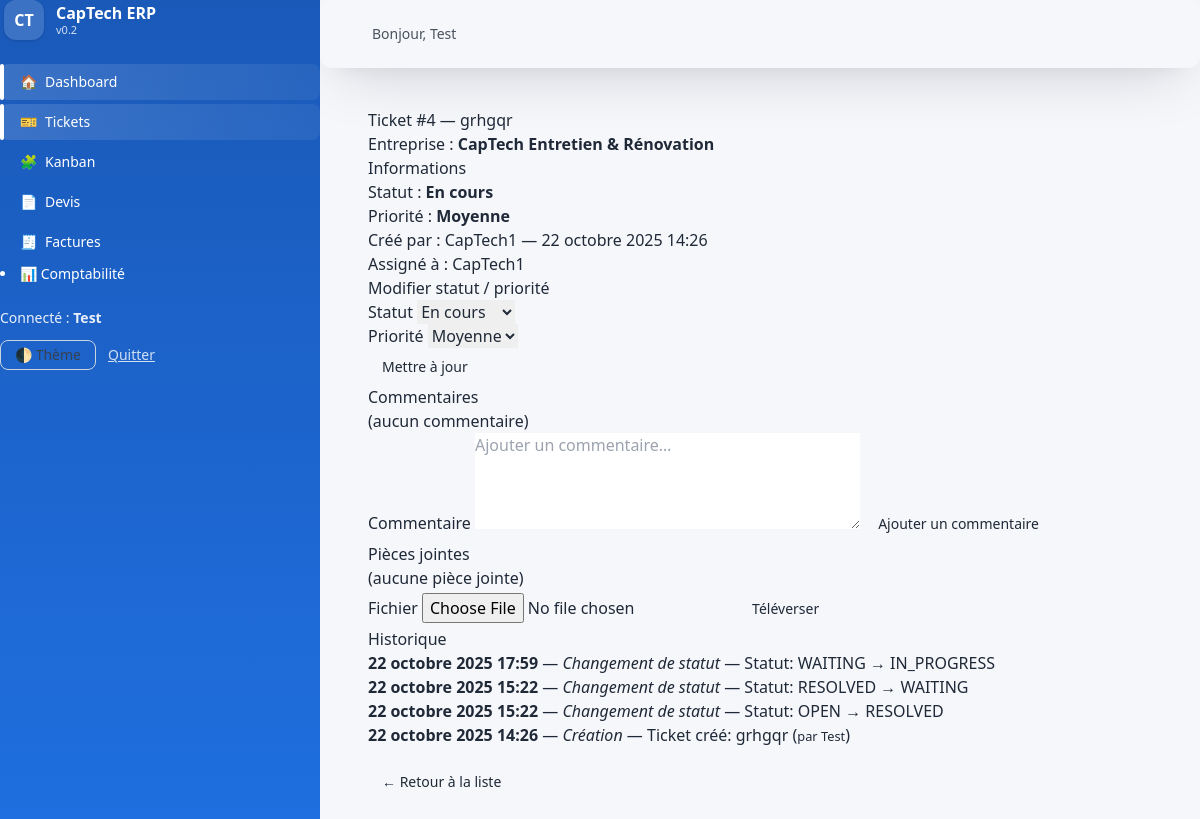
The page /tickets/4/ (signed in) on the database its author committed.
### core/models.py (models this page shows, shortened)
class Timestamped(models.Model):
    created_at = models.DateTimeField(auto_now_add=True)
    updated_at = models.DateTimeField(auto_now=True)
    class Meta:
        abstract = True

class Ticket(Timestamped):
    STATUS = [("OPEN","Ouvert"),("IN_PROGRESS","En cours"),("WAITING","En attente"),("RESOLVED","Résolu"),("CLOSED","Fermé")]
    PRIORITY = [("LOW","Basse"),("MEDIUM","Moyenne"),("HIGH","Haute")]
    company = models.ForeignKey(Company, on_delete=models.CASCADE, related_name="tickets")
    title = models.CharField(max_length=200)
    description = models.TextField(blank=True)
    status = models.CharField(max_length=20, choices=STATUS, default="OPEN")
    priority = models.CharField(max_length=10, choices=PRIORITY, default="MEDIUM")
    created_by = models.ForeignKey("auth.User", null=True, blank=True, on_delete=models.SET_NULL, related_name="tickets_created")
    assigned_to = models.ForeignKey("auth.User", null=True, blank=True, on_delete=models.SET_NULL, related_name="tickets_assigned")
    order = models.PositiveIntegerField(default=0, db_index=True)
    class Meta:
        ordering = ("order", "-created_at")

class Company(Timestamped):
    name = models.CharField(max_length=200)
    siret = models.CharField(max_length=14, blank=True)
    email = models.EmailField(blank=True)
    phone = models.CharField(max_length=50, blank=True)
    address = models.TextField(blank=True)
    active = models.BooleanField(default=True)
    LEGAL_STATUS = [
        ("MICRO", "Micro-entreprise"),
        ("EI_REEL", "Entreprise individuelle - régime réel"),
        ("EURL_IS", "EURL/SARL à l'IS (gérant TNS)"),
        ("SASU_IS", "SASU/SAS à l'IS (assimilé salarié)"),
    ]
    URSSAF_FREQ = [("MENSUEL", "Mensuel"), ("TRIMESTRIEL", "Trimestriel")]
    ACTIVITY_KIND = [
        ("VENTES", "Vente de marchandises / hébergement (BIC)"),
        ("SERVICES_BIC", "Prestations de services (BIC)"),
        ("LIB_BNC", "Libéral non réglementé (BNC)"),
        ("LIB_CIPAV", "Libéral réglementé (CIPAV)"),
    ]
    legal_status = models.CharField(max_length=20, choices=LEGAL_STATUS, default="MICRO")
    urssaf_frequency = models.CharField(max_length=12, choices=URSSAF_FREQ, default="TRIMESTRIEL")
    activity_kind = models.CharField(max_length=20, choices=ACTIVITY_KIND, default="SERVICES_BIC")
    tva_franchise = models.BooleanField(default=True)

class TicketEvent(Timestamped):
    TYPE = [
        ("CREATED", "Création"),
        ("STATUS_CHANGED", "Changement de statut"),
        ("PRIORITY_CHANGED", "Changement de priorité"),
        ("ASSIGNED", "Attribution"),
        ("COMMENT_ADDED", "Commentaire ajouté"),
        ("ATTACHMENT_ADDED", "Pièce jointe ajoutée"),
    ]
    ticket = models.ForeignKey(Ticket, on_delete=models.CASCADE, related_name="events")
    type = models.CharField(max_length=32, choices=TYPE)
    message = models.TextField()
    actor = models.ForeignKey("auth.User", null=True, blank=True, on_delete=models.SET_NULL)

### portal/views.py (the view, shortened to what this page needs)
# urls.py: path("tickets/<int:pk>/", views.ticket_detail, name="ticket_detail"),
@login_required
def ticket_detail(request: HttpRequest, pk: int):
    company = _user_company(request)
    if not company:
        messages.error(request, "Aucune entreprise associée à votre compte.")
        return HttpResponseRedirect(reverse("portal:dashboard"))
    try:
        ticket = Ticket.objects.select_related("company", "assigned_to", "created_by").get(pk=pk, company=company)
    except Ticket.DoesNotExist:
        raise Http404("Ticket introuvable")
    status_form = TicketStatusForm(request.POST or None, instance=ticket, prefix="status")
    comment_form = TicketCommentForm(request.POST or None, prefix="comment")
    attachment_form = TicketAttachmentForm(request.POST or None, request.FILES or None, prefix="attach")
    ctx = {
        "company": company,
        "ticket": ticket,
        "status_form": status_form,
        "comment_form": comment_form,
        "attachment_form": attachment_form,
        "events": ticket.events.order_by("-created_at"),  # <-- historique
    }
    return render(request, "portal/ticket_detail.html", ctx)

### portal/forms.py
class TicketStatusForm(forms.ModelForm):
    class Meta:
        model = Ticket
        fields = ["status", "priority"]
        widgets = {
            "status": forms.Select(attrs={"class": "form-control"}),
            "priority": forms.Select(attrs={"class": "form-control"}),
        }
        labels = {"status": "Statut", "priority": "Priorité"}

class TicketCommentForm(forms.ModelForm):
    class Meta:
        model = TicketComment
        fields = ["message"]
        widgets = {
            "message": forms.Textarea(attrs={"class": "form-control", "rows": 4, "placeholder": "Ajouter un commentaire…"})
        }
        labels = {"message": "Commentaire"}

### portal/templatetags/portal_extras.py (called while the page is built)
@register.simple_tag(takes_context=True)
def nav_active(context, pattern: str, cls="nav-active"):
    req = context.get("request")
    path = (getattr(req, "path", "") or "").rstrip("/")
    return cls if path.startswith(pattern.rstrip("/")) else ""

### portal/views.py (called while the page is built)
def _user_company(request):
    m = Membership.objects.select_related("company").filter(user=request.user).first()
    return m.company if m else None

### portal/templates/portal/ticket_detail.html (shortened to what this page needs)
{% extends "portal/base.html" %}
{% block content %}
<h1>Ticket #{{ ticket.id }} — {{ ticket.title }}</h1>
<p>Entreprise : <strong>{{ company.name }}</strong></p>
<h2>Informations</h2>
<ul>
  <li>Statut : <strong>{{ ticket.get_status_display }}</strong></li>
  <li>Priorité : <strong>{{ ticket.get_priority_display }}</strong></li>
  <li>Créé par : {{ ticket.created_by|default:"-" }} — {{ ticket.created_at }}</li>
  <li>Assigné à : {{ ticket.assigned_to|default:"-" }}</li>
</ul>
<h3>Modifier statut / priorité</h3>
<form method="post">
  <div>
    <label for="{{ status_form.status.id_for_label }}">{{ status_form.fields.status.label }}</label>
    {{ status_form.status }}
  </div>
  <div>
    <label for="{{ status_form.priority.id_for_label }}">{{ status_form.fields.priority.label }}</label>
    {{ status_form.priority }}
  </div>
  <button class="btn" type="submit" name="status-submit">Mettre à jour</button>
</form>
<h2>Commentaires</h2>
<ul>
  {% for c in ticket.comments.all %}
    <li><strong>{{ c.author|default:"(système)" }}</strong> — {{ c.created_at }}<br>{{ c.message|linebreaksbr }}</li>
  {% empty %}
    <li>(aucun commentaire)</li>
  {% endfor %}
</ul>
<form method="post">
  <label for="{{ comment_form.message.id_for_label }}">{{ comment_form.fields.message.label }}</label>
  {{ comment_form.message }}
  <button class="btn" type="submit" name="comment-submit">Ajouter un commentaire</button>
</form>
<h2>Pièces jointes</h2>
<ul>
  {% for a in ticket.attachments.all %}
    <li><a href="{{ a.file.url }}" target="_blank">{{ a.file.name|cut:"attachments/" }}</a> — {{ a.uploaded_by|default:"-" }} — {{ a.created_at }}</li>
  {% empty %}
    <li>(aucune pièce jointe)</li>
  {% endfor %}
</ul>
<form method="post" enctype="multipart/form-data">
  <label for="{{ attachment_form.file.id_for_label }}">{{ attachment_form.fields.file.label }}</label>
  {{ attachment_form.file }}
  <button class="btn" type="submit" name="attach-submit">Téléverser</button>
</form>
<h2>Historique</h2>
<ul>
  {% for e in events %}
    <li><strong>{{ e.created_at }}</strong> — <em>{{ e.get_type_display }}</em> — {{ e.message }} {% if e.actor %}(<small>par {{ e.actor }}</small>){% endif %}</li>
  {% empty %}
    <li>(aucun événement)</li>
  {% endfor %}
</ul>
<p style="margin-top:16px;">
  <a class="btn btn-light" href="{% url 'portal:tickets' %}">← Retour à la liste</a>
</p>
{% endblock %}

### portal/templates/portal/base.html (shortened to what this page needs)
{% load static %}
{% load portal_extras %}
<!doctype html>
<html lang="fr" class="scroll-smooth">
<head>
  <link rel="stylesheet" href="{% static 'build/style.css' %}">
  <script src="https://cdn.tailwindcss.com"></script>
</head>
<body class="bg-ink-50 dark:bg-ink-900 text-ink-800 dark:text-ink-100">
  <div class="min-h-screen flex">
    <aside id="sidebar" class="sidebar h-screen bg-gradient-to-b from-brand-700 to-brand-600 text-white md:sticky top-0 shrink-0">
      <div class="flex items-center gap-3 mb-6 ps-1">
        <div class="h-10 w-10 rounded-xl bg-white/15 grid place-items-center font-bold shadow">CT</div>
        <div class="leading-tight">
          <div class="font-semibold">CapTech ERP</div>
          <div class="text-[11px] opacity-80">v0.2</div>
        </div>
      </div>
      <nav class="space-y-1 text-sm">
        <a href="{% url 'portal:dashboard' %}" class="flex items-center gap-2 px-5 py-2 rounded-lg hover:bg-white/10 {% nav_active '/' 'nav-active' %}">🏠 <span>Dashboard</span></a>
        <a href="{% url 'portal:tickets' %}" class="flex items-center gap-2 px-5 py-2 rounded-lg hover:bg-white/10 {% nav_active '/tickets' 'nav-active' %}">🎫 <span>Tickets</span></a>
        <a href="{% url 'portal:tickets_kanban' %}" class="flex items-center gap-2 px-5 py-2 rounded-lg hover:bg-white/10 {% nav_active '/tickets/kanban' 'nav-active' %}">🧩 <span>Kanban</span></a>
        <a href="{% url 'portal:quotes' %}" class="flex items-center gap-2 px-5 py-2 rounded-lg hover:bg-white/10 {% nav_active '/quotes' 'nav-active' %}">📄 <span>Devis</span></a>
        <a href="{% url 'portal:invoices' %}" class="flex items-center gap-2 px-5 py-2 rounded-lg hover:bg-white/10 {% nav_active '/invoices' 'nav-active' %}">🧾 <span>Factures</span></a>
        <li class="nav-item">
        <a class="nav-link" href="{% url 'portal:accounting' %}">
        📊 <span>Comptabilité</span>
        </a>
        </li>
      </nav>
      <div class="mt-auto pt-6 text-sm">
        <div class="opacity-90">Connecté : <strong>{{ request.user.username }}</strong></div>
        <div class="flex items-center gap-3 mt-3">
          <button id="toggleTheme" class="btn btn-outline !py-1">🌓 Thème</button>
          <a class="text-white/80 hover:text-white underline" href="{% url 'admin:logout' %}">Quitter</a>
        </div>
      </div>
    </aside>
    <main class="flex-1">
      <header class="surface rounded-xl shadow-card mb-4 px-4 py-3 flex items-center justify-between">
        <div class="px-4 md:px-6 py-3 flex items-center justify-between">
          <div class="ml-3 text-sm opacity-80 hidden sm:block">Bonjour, {{ request.user.username }}</div>
        </div>
      </header>
      <div class="mx-auto w-full max-w-6xl xl:max-w-7xl px-4 md:px-6">
      <div class="p-6 md:p-6">
        {% block content %}{% endblock %}
      </div>
    </main>
  </div>
</body>
</html>

### portal/templates/portal/base.html (style rules this page uses)
.nav-active { position:relative;background:linear-gradient(90deg,rgba(255,255,255,.14),rgba(255,255,255,.06)); }
.nav-active::before { content:"";position:absolute;inset:0 auto 0 0;width:4px;background:#fff;border-radius:999px; }
.btn { display: inline-flex; align-items: center; gap: 0.5rem; border-radius: 0.5rem; padding: 0.5rem 0.875rem; font-size: 0.875rem; font-weight: 500; transition-property: all; transition-timing-function: cubic-bezier(0.4, 0, 0.2, 1); transition-duration: 150ms; }
.btn-outline { border: 1px solid rgb(203, 213, 225); color: rgb(55, 65, 81); }

### rows shown on the page
Ticket: id "4", title "grhgqr", status "En cours", priority "Moyenne", created_by "CapTech1", created_at "22 octobre 2025 14:26", assigned_to "CapTech1"
Company: name "CapTech Entretien & Rénovation"
TicketEvent: created_at "22 octobre 2025 17:59", type "Changement de statut", message "Statut: WAITING → IN_PROGRESS"
TicketEvent: created_at "22 octobre 2025 15:22", type "Changement de statut", message "Statut: RESOLVED → WAITING"
TicketEvent: created_at "22 octobre 2025 15:22", type "Changement de statut", message "Statut: OPEN → RESOLVED"
TicketEvent: created_at "22 octobre 2025 14:26", type "Création", message "Ticket créé: grhgqr", actor "Test"

### other values the page prints
{{ request.user.username }} "Test"
{{ status_form.fields.status.label }} "Statut"
{{ status_form.fields.priority.label }} "Priorité"
{{ comment_form.fields.message.label }} "Commentaire"
{{ attachment_form.fields.file.label }} "Fichier"
